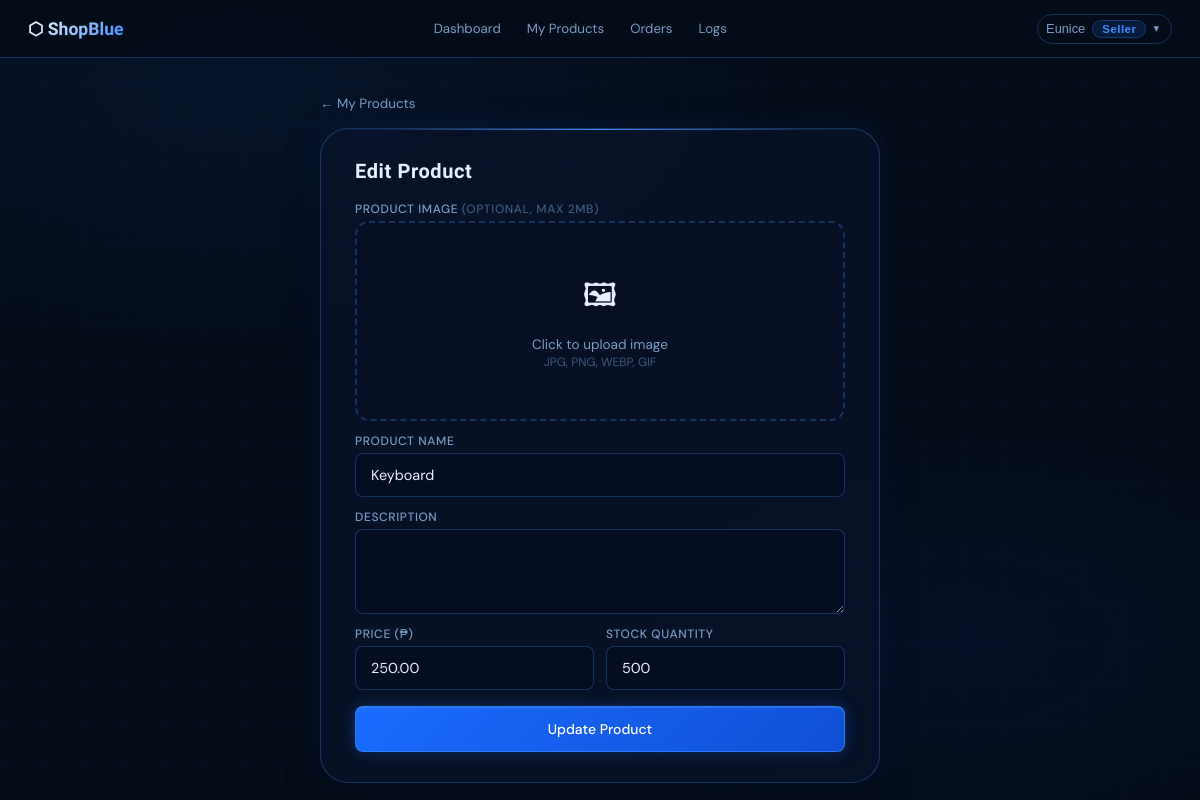
The page /edit_product.php?id=5 (signed in) on the database its author committed.
### tables this page shows
CREATE TABLE `products` (
  `id` int(11) NOT NULL,
  `seller_id` int(11) NOT NULL,
  `name` varchar(100) NOT NULL,
  `description` text DEFAULT NULL,
  `image` varchar(255) DEFAULT NULL,
  `price` decimal(10,2) NOT NULL,
  `stock` int(11) NOT NULL DEFAULT 0,
  `created_at` timestamp NOT NULL DEFAULT current_timestamp()
);

### auth.php (called while the page is built, shortened)
<?php
$current_user_id  = $_SESSION['user_id'];
?>

### edit_product.php (the view, shortened to what this page needs)
<?php
include 'auth.php';
include 'db.php';
$id   = intval($_GET['id'] ?? 0);
$stmt = $conn->prepare("SELECT * FROM products WHERE id=? AND seller_id=?");
$stmt->bind_param("ii", $id, $current_user_id);
$stmt->execute();
$p = $stmt->get_result()->fetch_assoc();
$current_image = $p['image'] ? 'uploads/products/' . $p['image'] : null;
?>
<!DOCTYPE html>
<html lang="en">
<head><meta charset="UTF-8"><meta name="viewport" content="width=device-width,initial-scale=1">
<title>Edit Product – ShopBlue</title><link rel="stylesheet" href="style.css">
</head>
<body>
<?php include 'nav.php'; ?>
<div class="page" style="max-width:560px">
  <a href="my_products.php" class="back">&#8592; My Products</a>
  <div class="card">
    <h2>Edit Product</h2>
    <form method="POST" enctype="multipart/form-data" style="gap:12px">
      <div class="field">
        <label>Product Image <span style="color:var(--dim)">(optional, max 2MB)</span></label>
        <div class="img-preview-box" onclick="document.getElementById('img-input').click()" id="preview-box">
          <?php if ($current_image && file_exists($current_image)): ?>
            <img src="<?= htmlspecialchars($current_image) ?>?v=<?= time() ?>" alt="product image" id="preview-img">
            <div style="position:absolute;bottom:8px;right:10px;background:rgba(0,0,0,.6);color:#fff;font-size:.75rem;padding:3px 8px;border-radius:4px">Click to change</div>
          <?php else: ?>
            <span class="placeholder-icon">🖼</span>
            <span class="placeholder-text">Click to upload image<br><span style="font-size:.75rem;color:var(--dim)">JPG, PNG, WEBP, GIF</span></span>
          <?php endif; ?>
        </div>
      </div>
      <div class="field"><label>Product Name</label>
        <input type="text" name="name" required value="<?= htmlspecialchars($_POST['name'] ?? $p['name']) ?>">
      </div>
      <div class="field"><label>Description</label>
        <textarea name="description"><?= htmlspecialchars($_POST['description'] ?? $p['description'] ?? '') ?></textarea>
      </div>
      <div style="display:grid;grid-template-columns:1fr 1fr;gap:12px">
        <div class="field"><label>Price (&#8369;)</label>
          <input type="number" name="price" step="0.01" min="0.01" required value="<?= htmlspecialchars($_POST['price'] ?? $p['price']) ?>">
        </div>
        <div class="field"><label>Stock Quantity</label>
          <input type="number" name="stock" min="0" required value="<?= htmlspecialchars($_POST['stock'] ?? $p['stock']) ?>">
        </div>
      </div>
      <button type="submit" class="btn btn-full" style="margin-top:4px">Update Product</button>
    </form>
  </div>
</div>
</body></html>

### style.css (style rules this page uses)
:root { --bg: #050d1a; --glass: rgba(10,20,45,0.65); --glass2: rgba(14,28,58,0.80); --blue: #1a6cff; --blue-hi: #3d8bff; --blue-soft: rgba(26,108,255,0.15); --blue-border: rgba(61,139,255,0.30); --blue-border2: rgba(61,139,255,0.65); --text: #e8f0ff; --muted: #7a9cc5; --dim: #3d5a80; --danger: #ff3b5c; --danger-soft: rgba(255,59,92,0.15); --success: #00e5a0; --success-soft: rgba(0,229,160,0.12); --warn: #ffaa00; --r-sm:8px; --r-md:14px; --r-lg:20px; --r-xl:28px; --shadow:0 8px 32px rgba(0,0,0,0.5); --glow:0 0 30px rgba(26,108,255,0.15); --t:all 0.22s cubic-bezier(0.4,0,0.2,1); }
*,*::before,*::after { box-sizing:border-box;margin:0;padding:0 }
html { scroll-behavior:smooth }
body { font-family:'DM Sans',sans-serif;background:var(--bg);color:var(--text);min-height:100vh;overflow-x:hidden }
body::before { content:'';position:fixed;inset:0;background:radial-gradient(ellipse 80% 60% at 20% 10%,rgba(26,108,255,.08) 0%,transparent 60%),radial-gradient(ellipse 60% 50% at 80% 80%,rgba(10,50,140,.12) 0%,transparent 55%);pointer-events:none;z-index:0 }
body::after { content:'';position:fixed;inset:0;background-image:linear-gradient(rgba(61,139,255,.025) 1px,transparent 1px),linear-gradient(90deg,rgba(61,139,255,.025) 1px,transparent 1px);background-size:40px 40px;pointer-events:none;z-index:0 }
.page { position:relative;z-index:1;width:min(94%,1100px);margin:34px auto;animation:fadeUp .45s ease both }
.card { background:var(--glass);backdrop-filter:blur(20px);border:1px solid var(--blue-border);border-radius:var(--r-xl);padding:30px 34px;box-shadow:var(--shadow),var(--glow),inset 0 1px 0 rgba(255,255,255,.05);margin-bottom:20px;position:relative;overflow:hidden }
.card::before { content:'';position:absolute;top:0;left:10%;right:10%;height:1px;background:linear-gradient(90deg,transparent,var(--blue-hi),transparent) }
h1,h2,h3 { font-family:'Oxanium',sans-serif;letter-spacing:.03em }
h2 { font-size:1.25rem;font-weight:600;color:var(--text);margin-bottom:18px }
.btn { display:inline-flex;align-items:center;justify-content:center;gap:6px;background:linear-gradient(135deg,var(--blue),#0f4fd4);color:#fff;padding:10px 20px;border-radius:var(--r-sm);font-family:'DM Sans',sans-serif;font-size:.875rem;font-weight:500;border:1px solid var(--blue-border2);cursor:pointer;transition:var(--t);box-shadow:0 0 16px rgba(26,108,255,.3),inset 0 1px 0 rgba(255,255,255,.1);text-decoration:none;white-space:nowrap }
.btn-full { width:100%;padding:13px }
form { display:flex;flex-direction:column;gap:10px }
.field { display:flex;flex-direction:column;gap:4px }
label { font-size:.75rem;color:var(--muted);letter-spacing:.05em;text-transform:uppercase;font-weight:500 }
input[type=text],input[type=number],input[type=password],input[type=tel],textarea,select { width:100%;padding:12px 15px;background:rgba(6,14,35,.88);border:1px solid var(--blue-border);border-radius:var(--r-sm);color:var(--text);font-family:'DM Sans',sans-serif;font-size:.9rem;outline:none;transition:var(--t) }
input::placeholder,textarea::placeholder { color:var(--dim) }
textarea { resize:vertical;min-height:85px }
a.back { display:inline-flex;align-items:center;gap:5px;color:var(--muted);text-decoration:none;font-size:.84rem;transition:var(--t);margin-bottom:16px }

### edit_product.php (style rules this page uses)
.img-preview-box { width:100%;height:200px;border:2px dashed var(--blue-border);border-radius:var(--r-md);display:flex;align-items:center;justify-content:center;flex-direction:column;gap:10px;cursor:pointer;transition:var(--t);overflow:hidden;position:relative;background:rgba(6,14,35,.5) }
.img-preview-box .placeholder-text { color:var(--muted);font-size:.85rem;text-align:center;z-index:1 }
.img-preview-box .placeholder-icon { font-size:2rem;z-index:1 }

### rows shown on the page
products: name "Keyboard", price "250.00", stock "500"

### other values the page prints
$current_username "Eunice"
$current_role "Seller"
